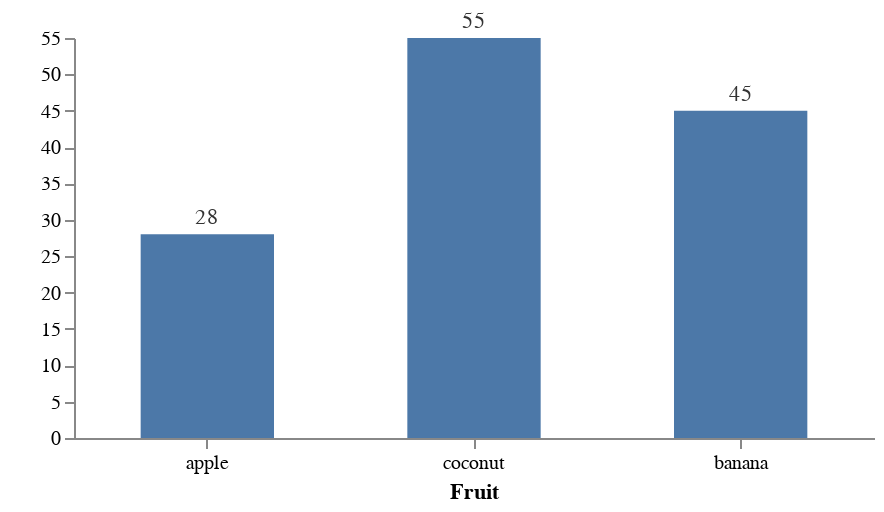

Here is the Vega-Lite specification saved for this chart:
### Vega specification from a JSON file in a GitHub repository (floating-point values rounded to 4 significant figures)
{"$schema": "https://vega.github.io/schema/vega/v5.json", "description": "A simple bar chart using the Iris dataset.", "width": 400, "height": 200, "padding": 5, "data": [{"name": "dataset", "values": [{"Fruit": "apple", "TY": 28, "LY": 28}, {"Fruit": "coconut", "TY": 55, "LY": 25}, {"Fruit": "banana", "TY": 45, "LY": 65}]}], "scales": [{"name": "xscale", "type": "band", "domain": {"data": "dataset", "field": "Fruit"}, "range": "width"}, {"name": "yscale", "type": "linear", "domain": {"data": "dataset", "field": "TY"}, "range": "height"}], "axes": [{"orient": "bottom", "scale": "xscale", "title": "Fruit"}, {"orient": "left", "scale": "yscale", "title": ""}], "marks": [{"name": "rect-ty", "type": "rect", "from": {"data": "dataset"}, "encode": {"enter": {"x": {"scale": "xscale", "field": "Fruit", "band": 0.25}, "width": {"scale": "xscale", "band": 0.5}, "y": {"scale": "yscale", "field": "TY"}, "y2": {"scale": "yscale", "value": 0}}}}, {"name": "ty-label", "type": "text", "from": {"data": "dataset"}, "encode": {"enter": {"fill": {"value": "#333"}, "text": {"field": "TY"}, "baseline": {"value": "bottom"}, "width": {"field": "Fruit"}, "align": {"value": "center"}, "x": {"field": "Fruit", "scale": "xscale", "band": 0.5}, "y": {"field": "TY", "scale": "yscale", "offset": -3}}}}]}
